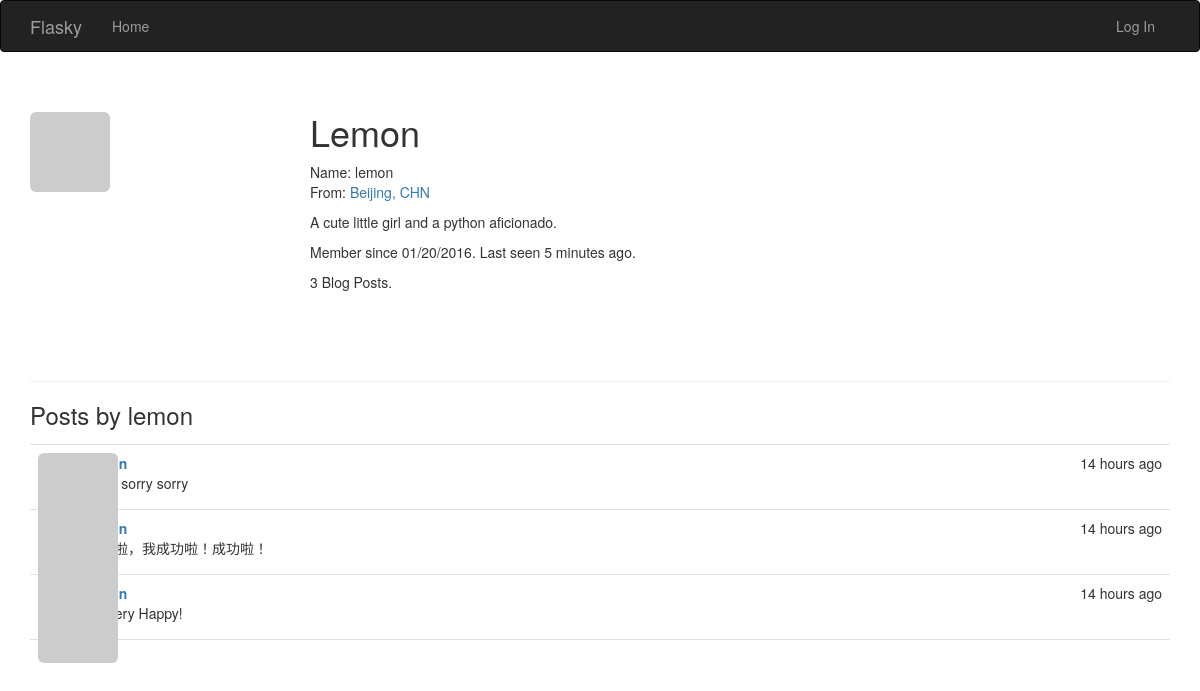
/user/lemon, run on the app's committed database.
### app/models.py (models this page shows, shortened)
class User(UserMixin, db.Model):
	__tablename__ = 'users'
	id = db.Column(db.Integer, primary_key=True)
	email = db.Column(db.String(64), unique=True, index=True)
	username = db.Column(db.String(64), unique=True, index=True)
	role_id = db.Column(db.Integer, db.ForeignKey('roles.id'))
	password_hash = db.Column(db.String(128))
	confirmed = db.Column(db.Boolean, default=False)
	name = db.Column(db.String(64))
	location = db.Column(db.String(64))
	about_me = db.Column(db.Text())
	member_since = db.Column(db.DateTime(), default=datetime.utcnow)
	last_seen = db.Column(db.DateTime(), default=datetime.utcnow)
	avatar_hash = db.Column(db.String(32))
	posts = db.relationship('Post', backref='author', lazy='dynamic')
	@property
	def password(self):
		raise AttributeError('Password id not a readable attribute.')
	def gravatar(self, size=100, default='identicon', rating='g'):
		if request.is_secure:
			url = 'https://secure.gravatar.com/avatar'
		else:
			url = 'http://www.gravatar.com/avatar'
		hash = self.avatar_hash or hashlib.md5(
            self.email.encode('utf-8')).hexdigest()
		return '{url}/{hash}?s={size}&d={default}&r={rating}'.format(
            url=url, hash=hash, size=size, default=default, rating=rating)

class Post(db.Model):
    __tablename__ = 'posts'
    id = db.Column(db.Integer, primary_key=True)
    body = db.Column(db.Text)
    timestamp = db.Column(db.DateTime, index=True, default=datetime.utcnow)
    author_id = db.Column(db.Integer, db.ForeignKey('users.id'))

### app/main/views.py (the view)
@main.route('/user/<username>')
def user(username):
	user = User.query.filter_by(username=username).first_or_404()
	posts = user.posts.order_by(Post.timestamp.desc()).all()
	return render_template('user_basic.html', user=user, posts=posts)

### app/auth/views.py (called while the page is built)
@auth.before_app_request
def before_request():
	if current_user.is_authenticated:
	    current_user.ping()   # Update logged-in user access time
	    if not current_user.confirmed \
	            and request.endpoint[:5] != 'auth.' \
	            and request.endpoint != 'static':   # Filter unconfirmed accounts
	        return redirect(url_for('auth.unconfirmed'))

### app/main/__init__.py (called while the page is built)
@main.app_context_processor
def inject_permissions():
	return dict(Permission=Permission)

### app/models.py (called while the page is built)
	def is_administrator(self):
		return False

### app/templates/user_basic.html (shortened to what this page needs)
{% extends "base_basic.html" %}
{% block page_content %}
<div class="page-header">
    <img class="img-rounded profile-thumbnail" src="{{ user.gravatar(size=256) }}">
    <div class="profile-header">
        <h1>{{ user.username|capitalize }}</h1>
        {% if user.name or user.location %}
        <p>
            {% if user.name %}Name: {{ user.name }}<br>{% endif %}
            {% if user.location %}
                From: <a href="http://maps.google.com/?q={{ user.location }}">
                {{ user.location }}</a>
                <br>
            {% endif %}
        </p>
        {% endif %}
        {% if user.about_me %}<p>{{ user.about_me }}</p>{% endif %}
        <p>Member since {{ moment(user.member_since).format('L') }}.
            Last seen {{ moment(user.last_seen).fromNow() }}.
        </p>
        <p>{{ user.posts.count() }} Blog Posts.</p>
    </div>
</div>
<h3>Posts by {{ user.username }}</h3>
{% include '_posts.html' %}
{% endblock %}

### app/templates/base_basic.html (shortened to what this page needs)
{% extends "bootstrap/base.html"%}
{% block head %}
{{ super() }}
<link rel="stylesheet" type="text/css" href="{{ url_for('static', filename='styles.css') }}">
{% endblock %}
{% block navbar %}
<div class="navbar navbar-inverse" role="navigation">
    <div class="container">
        <div class="navbar-header">
            <a class="navbar-brand" href="{{ url_for('main.index') }}">Flasky</a>
        </div>
        <div class="navbar-collapse collapse">
            <ul class="nav navbar-nav">
                <li><a href="{{ url_for('main.index') }}">Home</a></li>
            </ul>
            <ul class="nav navbar-nav navbar-right">
                {% if current_user.is_authenticated %}
                <li class="dropdown">
                    <a href="#" class="dropdown-toggle" data-toggle="dropdown">
                        <img src="{{ current_user.gravatar(size=18) }}">
                        Account <b class="caret"></b>
                    </a>
                    <ul class="dropdown-menu">
                        <li><a href="{{ url_for('auth.change_password') }}">Change Password</a></li>
                        <li><a href="{{ url_for('auth.change_email_request') }}">Change Email</a></li>
                        <li><a href="{{ url_for('auth.logout') }}">Log Out</a></li>
                    </ul>
                </li>
                {% else %}
                <li><a href="{{ url_for('auth.login') }}">Log In</a></li>
                {% endif %}
            </ul>
        </div>
    </div>
</div>
{% endblock %}
{% block content %}
<div class="container">
    {% block page_content %}{% endblock %}
</div>
{% endblock %}

### app/templates/_posts.html (shortened to what this page needs)
<ul class="posts">
    {% for post in posts %}
    <li class="post">
        <div class="post-thumbnail">
            <a href="{{ url_for('.user', username=post.author.username) }}">
                <img class="img-rounded profile-thumbnail" src="{{ post.author.gravatar(size=40) }}">
            </a>
        </div>
        <div class="post-content">
            <div class="post-date">{{ moment(post.timestamp).fromNow() }}</div>
            <div class="post-author">
            	<a href="{{ url_for('.user', username=post.author.username) }}">
            	</a>
            </div>
            <div class="post-body">{{ post.body }}</div>
        </div>
    </li>
    {% endfor %}
</ul>

### app/static/styles.css (style rules this page uses)
.profile-thumbnail { position: absolute; }
.profile-header { min-height: 260px; margin-left: 280px; }
ul.posts { list-style-type: none; padding: 0px; margin: 16px 0px 0px 0px; border-top: 1px solid #e0e0e0; }
ul.posts li.post { padding: 8px; border-bottom: 1px solid #e0e0e0; }
div.post-date { float: right; }
div.post-author { font-weight: bold; }
div.post-thumbnail { position: absolute; }
div.post-content { margin-left: 48px; min-height: 48px; }

### data on the page
User: username "Lemon", name "lemon", location "Beijing, CHN", about_me "A cute little girl and a python aficionado.", member_since "01/20/2016", last_seen "5 minutes ago", username "lemon"
Post: timestamp "14 hours ago", body "sorry sorry sorry"
Post: timestamp "14 hours ago", body "啦啦啦，我成功啦！成功啦！"
Post: timestamp "14 hours ago", body "I'm very Happy!"

### other printed values
{{ user.posts.count() }} "3"
